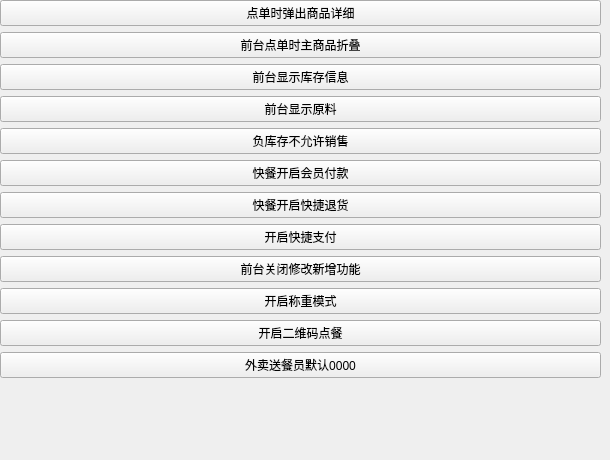
          <widget class="QWidget" name="page_4">
           <widget class="QWidget" name="layoutWidget">
            <property name="geometry">
             <rect>
              <x>0</x>
              <y>0</y>
              <width>601</width>
              <height>451</height>
             </rect>
            </property>
            <layout class="QVBoxLayout" name="verticalLayout_4" stretch="0,0,0,0,0,0,0,0,0,0,0,0,1">
             <item>
              <widget class="checkbox_phonestyle" name="checkBox_6">
               <property name="text">
                <string>点单时弹出商品详细</string>
               </property>
              </widget>
             </item>
             <item>
              <widget class="checkbox_phonestyle" name="checkBox_19">
               <property name="text">
                <string>前台点单时主商品折叠</string>
               </property>
              </widget>
             </item>
             <item>
              <widget class="checkbox_phonestyle" name="checkBox_16">
               <property name="text">
                <string>前台显示库存信息</string>
               </property>
              </widget>
             </item>
             <item>
              <widget class="checkbox_phonestyle" name="checkBox_ingredient">
               <property name="text">
                <string>前台显示原料</string>
               </property>
              </widget>
             </item>
             <item>
              <widget class="checkbox_phonestyle" name="checkBox_17">
               <property name="text">
                <string>负库存不允许销售</string>
               </property>
              </widget>
             </item>
             <item>
              <widget class="checkbox_phonestyle" name="checkBox_kuaican_mpay">
               <property name="text">
                <string>快餐开启会员付款</string>
               </property>
              </widget>
             </item>
             <item>
              <widget class="checkbox_phonestyle" name="checkBox_kuaican_tuihuo">
               <property name="text">
                <string>快餐开启快捷退货</string>
               </property>
              </widget>
             </item>
             <item>
              <widget class="checkbox_phonestyle" name="checkBox_quickpay">
               <property name="text">
                <string>开启快捷支付</string>
               </property>
              </widget>
             </item>
             <item>
              <widget class="checkbox_phonestyle" name="checkBox_qt_forbide_change_new">
               <property name="text">
                <string>前台关闭修改新增功能</string>
               </property>
              </widget>
             </item>
             <item>
              <widget class="checkbox_phonestyle" name="checkBox_scale_led_mode">
               <property name="text">
                <string>开启称重模式</string>
               </property>
              </widget>
             </item>
             <item>
              <widget class="checkbox_phonestyle" name="checkBox_qr_code_order_mode">
               <property name="text">
                <string>开启二维码点餐</string>
               </property>
              </widget>
             </item>
             <item>
              <widget class="checkbox_phonestyle" name="checkBox">
               <property name="text">
                <string>外卖送餐员默认0000</string>
               </property>
              </widget>
             </item>
             <item>
              <spacer name="verticalSpacer">
               <property name="orientation">
                <enum>Qt::Vertical</enum>
               </property>
               <property name="sizeHint" stdset="0">
                <size>
                 <width>20</width>
                 <height>40</height>
                </size>
               </property>
              </spacer>
             </item>
            </layout>
           </widget>
          </widget>
